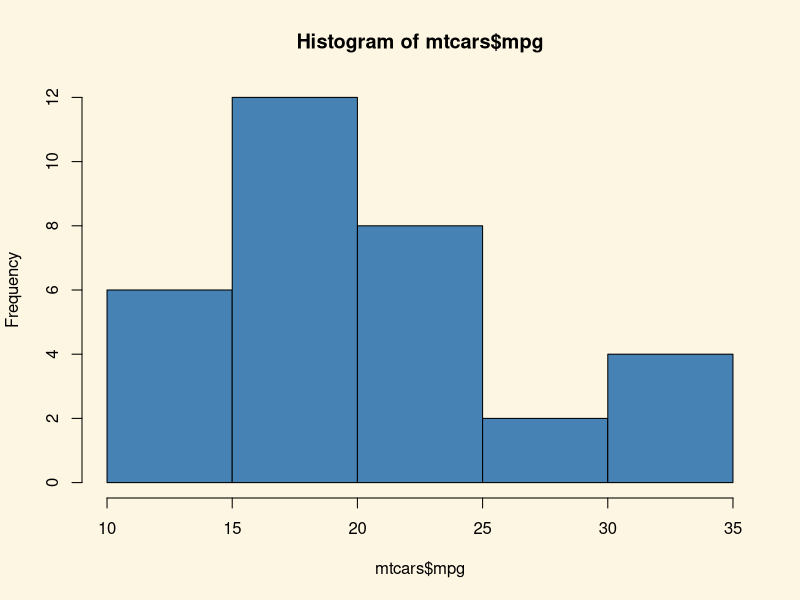
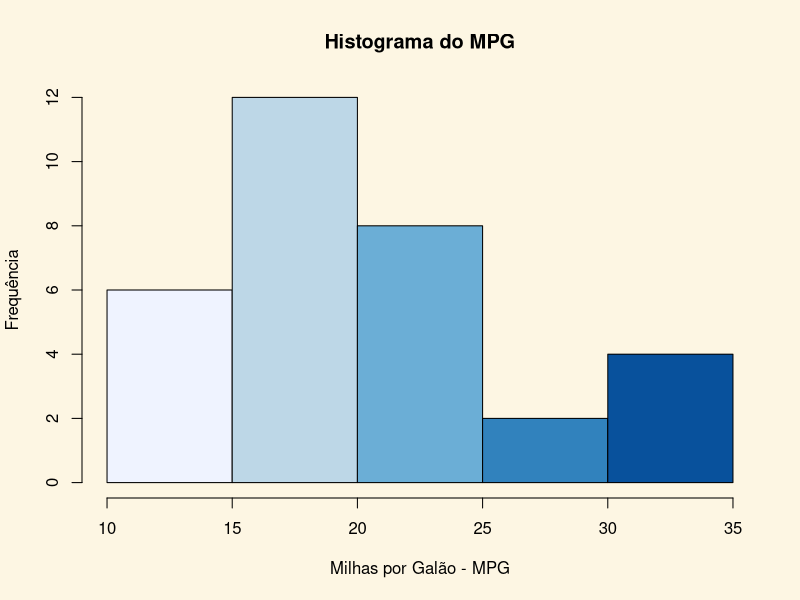
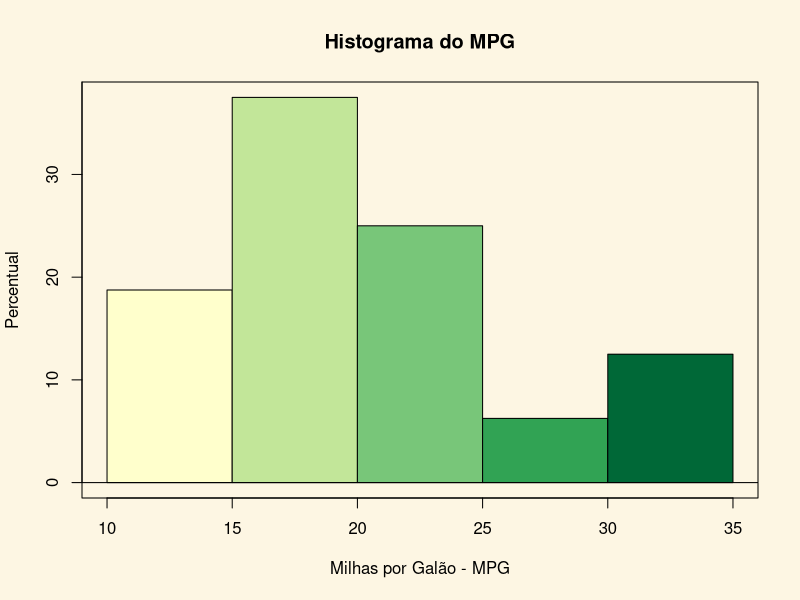
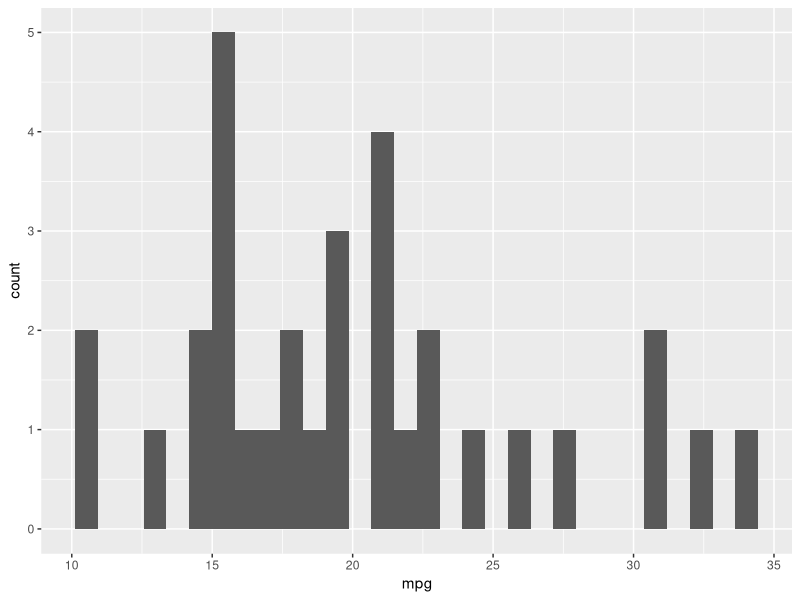
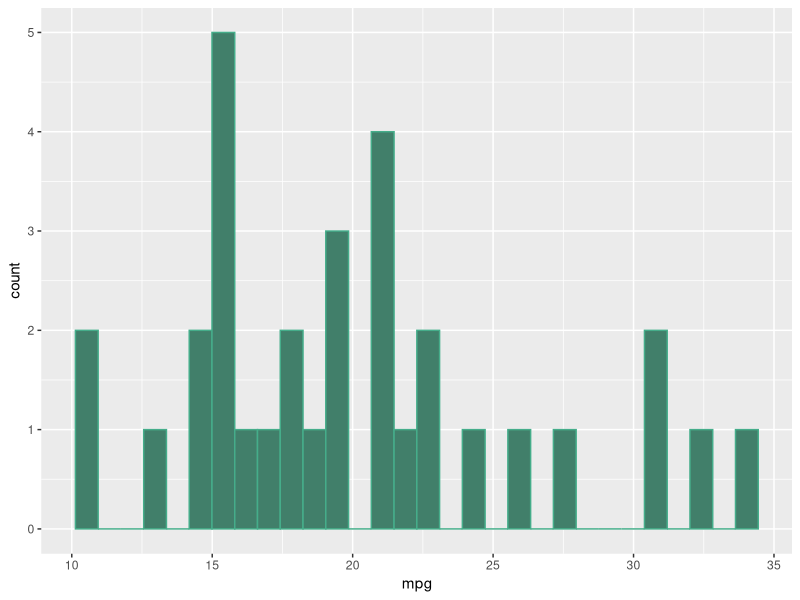
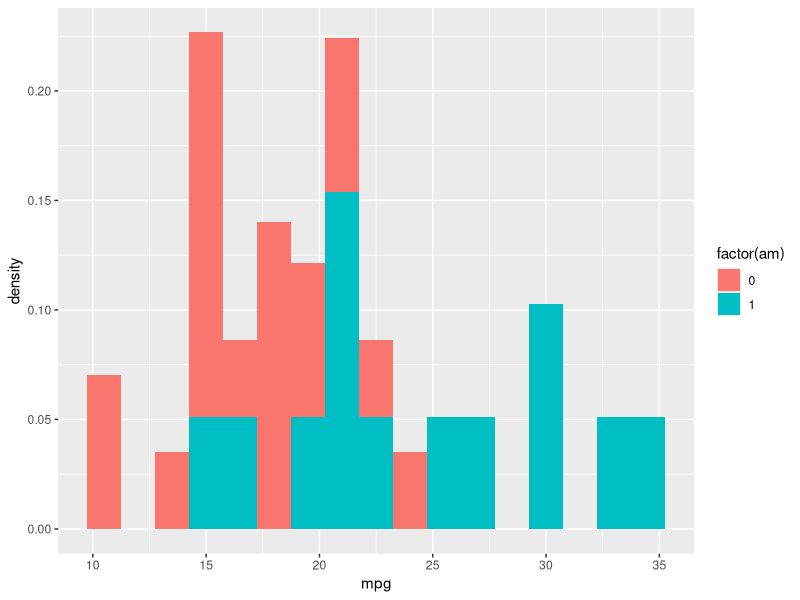
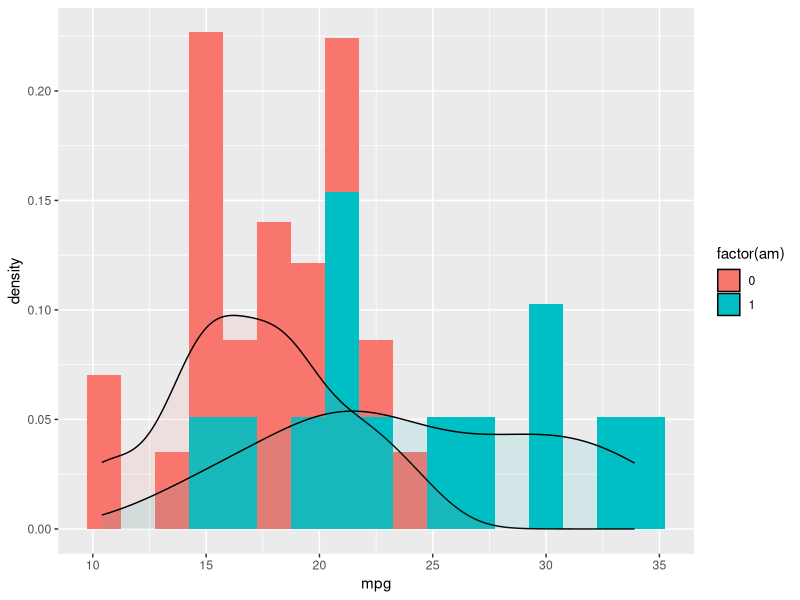
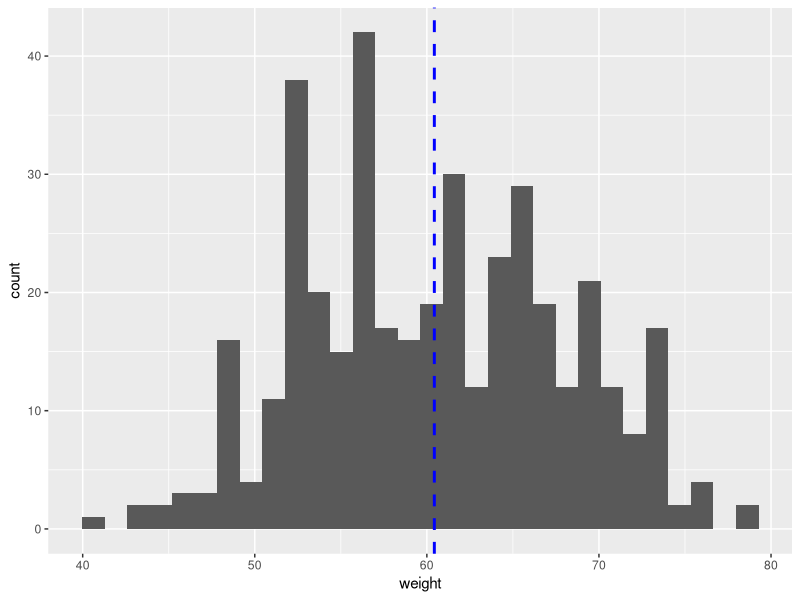

Recreate these plots in R, in order.
## ---- chunk 1
knitr::opts_chunk$set(echo = TRUE)
require(RcmdrMisc)
## ---- chunk 2
par(bg="#fdf6e3") 
data(mtcars)
hist(mtcars$mpg,col="steelblue")

## ---- chunk 3
library(RColorBrewer)
par(bg="#fdf6e3") 
#display.brewer.all()
COR<-brewer.pal(5,"Blues")

#COR
hist(mtcars$mpg,col=COR,main="Histograma do MPG",xlab = "Milhas por Galão - MPG", ylab = "Frequência")
COR<-brewer.pal(5,"YlGn")
Hist(mtcars$mpg,col=COR, scale="percent",main="Histograma do MPG",xlab = "Milhas por Galão - MPG", ylab = "Percentual")

## ---- chunk 4
par(bg="#fdf6e3") 
library(ggplot2)
ggplot(mtcars, aes(mpg)) +
  geom_histogram()
# Change color
ggplot(mtcars, aes(mpg)) +
  geom_histogram(color="#45ad8a", fill="#417f6a")
## ---- chunk 5
par(bg="#fdf6e3") 
library(ggplot2)
ggplot(mtcars, aes(y =..density..,mpg, fill = factor(am)))+
  geom_histogram(binwidth = 1.5)

ggplot(mtcars, aes(y =..density..,mpg, fill = factor(am)))+
  geom_histogram(binwidth = 1.5)+
  geom_density(alpha = .1) 


## ---- chunk 6
par(bg="#fdf6e3") 
df <- data.frame(
  sex=factor(rep(c("F", "M"), each=200)),
  weight=round(c(rnorm(200, mean=55, sd=5), rnorm(200, mean=65, sd=5)))
  )
head(df)
library(ggplot2)
p<-ggplot(df, aes(x=weight)) + 
  geom_histogram()
# Add mean line
p+ geom_vline(aes(xintercept=mean(weight)),
            color="blue", linetype="dashed", size=1)

ggplot(df, aes(x=weight, fill =sex, color=sex)) +
  geom_histogram(alpha=0.8, position="identity")

# Change line colors by groups
ggplot(df, aes(x=weight, fill =sex, color=sex)) +
  geom_histogram(alpha=0.8, position="identity")+
  scale_color_manual(values=c("#999999", "#E69F00", "#56B4E9"))+
  scale_fill_manual(values=c("#999999", "#E69F00", "#56B4E9"))+
  labs(title="Histograma no ggplot2",x="Peso(kg)", y = "Contagem")+
  theme_classic()
## ---- chunk 7
par(bg="#fdf6e3") 
library(plotrix)
df<-data.frame(len=rnorm(100)+5,
   grp=sample(c("A","B","C","D"),100,replace=TRUE))
  histStack(len~grp,data=df,main="Histograma por grupos",
   xlab="grupos")

## ---- chunk 8
#Back to back histograms
# data
var1<- rnorm(1000,10,3)
var2 <- sample(c('A','B'),1000,TRUE)
#plot
 require(Hmisc)
 out <- histbackback(split(var1, var2), probability=TRUE, xlim=c(-.18,.18), main ='Back to Back Histogram')
 
